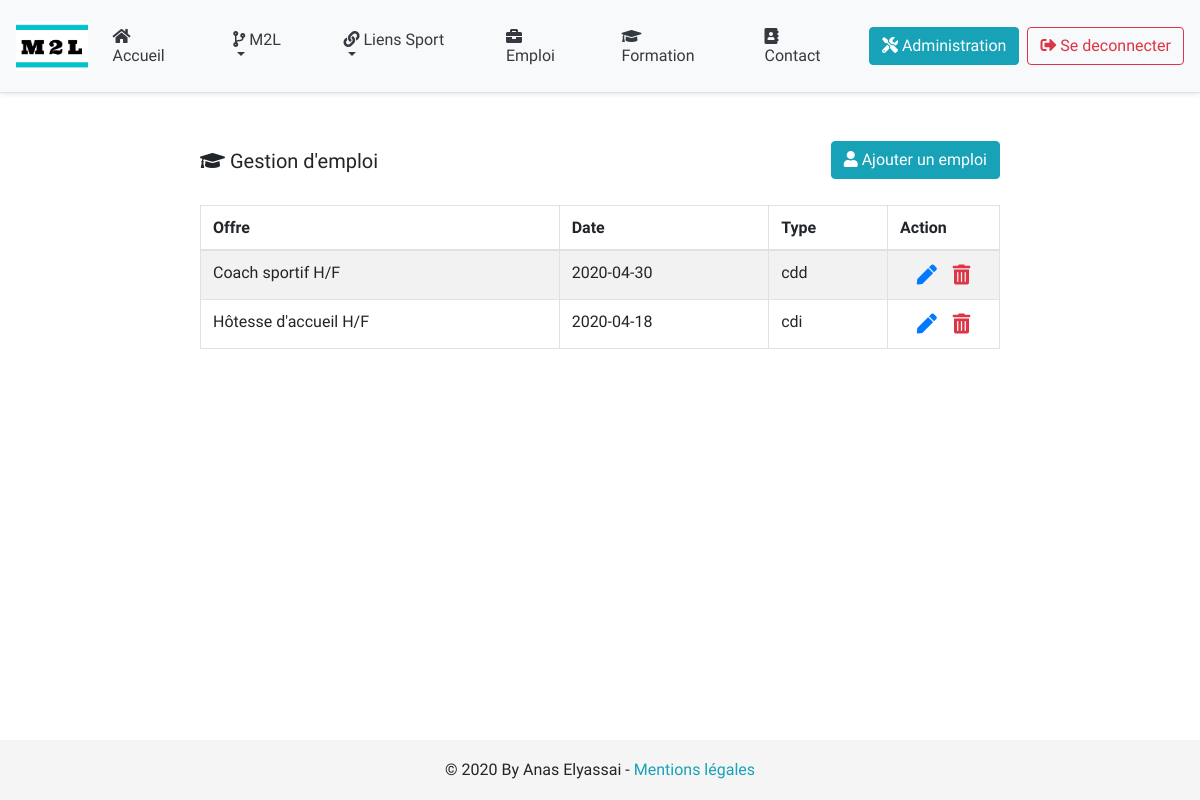
Page /gestion_emploi.php (signed in) on the committed database.
### tables this page shows
CREATE TABLE `emploi` (
  `id` int(11) NOT NULL,
  `offre` varchar(255) NOT NULL,
  `description` text NOT NULL,
  `date` date NOT NULL,
  `type` varchar(11) NOT NULL
);

### gestion_emploi.php (the view, shortened to what this page needs)
<?php
include 'header.php';
$emploi = mysqli_query($con,"Select * from emploi order by id desc");
?>
<!doctype html>
<html lang="en">
<head>
  <link rel="stylesheet" href="https://maxcdn.bootstrapcdn.com/bootstrap/4.1.1/css/bootstrap.min.css">
  <link rel="stylesheet" href="https://cdnjs.cloudflare.com/ajax/libs/font-awesome/5.13.0/css/all.min.css">
  <link rel="stylesheet" href="css/style.css">
</head>
<body>
  <main role="main" class="container p-5">
    <div class="container">
      <?php if(isset($_GET["ajouter"])){ ?>
        <h5 class="text-center"><i class="fa fa-graduation-cap"></i> Ajouter un emploi<br><br></h5>
        <div class="row justify-content-md-center px-5">
          <form action="gestion_emploi.php" method="post" class="px-5" style='width: 40rem;'>
            <label for="offre">Offre :</label>
            <input type="text" id="offre" class="form-control mb-3" name="offre" required autofocus>
            <label for="date">Date :</label>
            <input type="date" id="date" class="form-control mb-3" name="date" required>
            <label for="type">Type</label>
            <select class="form-control mb-3" id="type" name="type">
              <option>cdd</option>
              <option>cdi</option>
            </select>
            <label for="description" >Description :</label>
            <textarea type="text" id="description" class="form-control" name="description" required></textarea>
            <div class="row justify-content-md-center">
              <button class="btn btn-info btn-block mt-3 pt-2 w-25 mr-3" name="addemploi" type="submit">Ajouter</button>
              <a href='gestion_emploi.php' class="btn btn-light btn-block mt-3 pt-2 w-25">Annuler</a>
            </div>
            <br>
          </form>
        </div>
      <?php } else { ?>
        <div class="row justify-content-md-center px-5">
          <div class="d-flex justify-content-between mb-2" style='width: 50rem;'>
            <div>
              <h5 class="mt-2"><i class="fa fa-graduation-cap"></i> Gestion d'emploi</h5>
            </div>
            <div>
              <a class="btn btn-info" href="gestion_emploi.php?ajouter"><i class="fa fa-user"></i> Ajouter un emploi</a>
            </div>
          </div>
          <table class="table table-striped table-bordered mt-3" style='max-width: 50rem;'>
            <thead>
              <tr>
                <th scope="col">Offre</th>
                <th scope="col">Date</th>
                <th scope="col">Type</th>
                <th style="width:7em;" scope="col">Action</th>
              </tr>
            </thead>
            <tbody>
              <?php
              while ($row = mysqli_fetch_array($emploi)) { ?>
                <tr>
                  <td><?php echo $row['offre']; ?></td>
                  <td><?php echo $row['date']; ?></td>
                  <td><?php echo $row['type']; ?></td>
                  <td class="text-center h5"><a class="pr-3" href="gestion_emploi.php?edit=<?php echo $row['id']; ?>" ><i class="fa fa-pen text-primary"></i></a><a href="gestion_emploi.php?remove=<?php echo $row['id']; ?>" ><i class="fa fa-trash-alt text-danger"></i></a></td>
                </tr>
              <?php } ?>
            </tbody>
          </table>
        </div>
      <?php } ?>
    </div>
  </main>
  <footer class="footer">
    <div class="container">
      <div class="footer-copyright text-center">© 2020 By Anas Elyassai -
        <a href="mentions_legales.php" class="text-info"> Mentions légales</a>
      </div>
    </div>
  </footer>
</body>
</html>

### css/style.css (style rules this page uses)
html { position: relative; min-height: 100%; }
body { margin-bottom: 60px; font-family: 'Baloo 2', cursive !important; }
.footer { position: absolute; bottom: 0; width: 100%; height: 60px; line-height: 60px; background-color: #f5f5f5; }
body > .container { padding: 60px 15px 0; }
.footer > .container { padding-right: 15px; padding-left: 15px; }

### rows in the picture
emploi: offre "Coach sportif H/F", date "2020-04-30", type "cdd"
emploi: offre "Hôtesse d'accueil H/F", date "2020-04-18", type "cdi"
